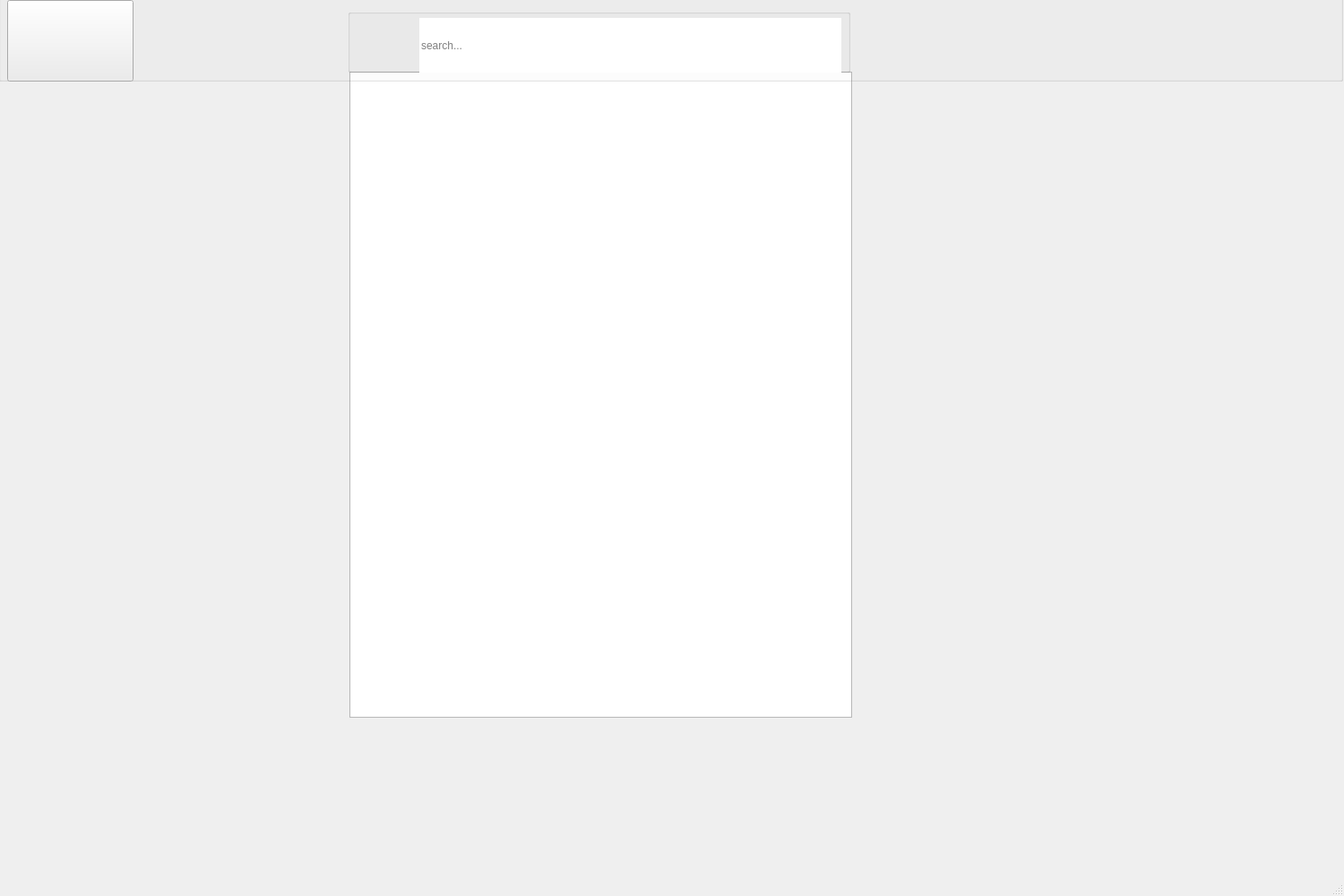
<?xml version="1.0" encoding="UTF-8"?>
<ui version="4.0">
 <class>search</class>
 <widget class="QMainWindow" name="search">
  <property name="geometry">
   <rect>
    <x>0</x>
    <y>0</y>
    <width>1500</width>
    <height>1000</height>
   </rect>
  </property>
  <property name="windowTitle">
   <string>MainWindow</string>
  </property>
  <widget class="QWidget" name="centralwidget">
   <widget class="QTableView" name="tableView">
    <property name="geometry">
     <rect>
      <x>390</x>
      <y>80</y>
      <width>561</width>
      <height>721</height>
     </rect>
    </property>
   </widget>
   <widget class="QGroupBox" name="groupBox">
    <property name="geometry">
     <rect>
      <x>-2</x>
      <y>-10</y>
      <width>1501</width>
      <height>101</height>
     </rect>
    </property>
    <property name="title">
     <string/>
    </property>
    <widget class="QGroupBox" name="searchBox">
     <property name="geometry">
      <rect>
       <x>390</x>
       <y>20</y>
       <width>561</width>
       <height>71</height>
      </rect>
     </property>
     <property name="title">
      <string/>
     </property>
     <widget class="QLineEdit" name="searchText">
      <property name="geometry">
       <rect>
        <x>80</x>
        <y>10</y>
        <width>471</width>
        <height>61</height>
       </rect>
      </property>
      <property name="styleSheet">
       <string notr="true">font: 10pt &quot;MS Shell Dlg 2&quot;;</string>
      </property>
      <property name="frame">
       <bool>false</bool>
      </property>
      <property name="placeholderText">
       <string>search...</string>
      </property>
     </widget>
     <widget class="QLabel" name="searchline">
      <property name="geometry">
       <rect>
        <x>0</x>
        <y>10</y>
        <width>81</width>
        <height>61</height>
       </rect>
      </property>
      <property name="frameShape">
       <enum>QFrame::NoFrame</enum>
      </property>
      <property name="text">
       <string/>
      </property>
     </widget>
    </widget>
    <widget class="QPushButton" name="pushButton">
     <property name="geometry">
      <rect>
       <x>10</x>
       <y>10</y>
       <width>141</width>
       <height>91</height>
      </rect>
     </property>
     <property name="palette">
      <palette>
       <active>
        <colorrole role="Button">
         <brush brushstyle="SolidPattern">
          <color alpha="255">
           <red>236</red>
           <green>236</green>
           <blue>236</blue>
          </color>
         </brush>
        </colorrole>
        <colorrole role="Base">
         <brush brushstyle="SolidPattern">
          <color alpha="255">
           <red>236</red>
           <green>236</green>
           <blue>236</blue>
          </color>
         </brush>
        </colorrole>
        <colorrole role="Window">
         <brush brushstyle="SolidPattern">
          <color alpha="255">
           <red>236</red>
           <green>236</green>
           <blue>236</blue>
          </color>
         </brush>
        </colorrole>
        <colorrole role="Shadow">
         <brush brushstyle="SolidPattern">
          <color alpha="255">
           <red>255</red>
           <green>255</green>
           <blue>255</blue>
          </color>
         </brush>
        </colorrole>
       </active>
       <inactive>
        <colorrole role="Button">
         <brush brushstyle="SolidPattern">
          <color alpha="255">
           <red>236</red>
           <green>236</green>
           <blue>236</blue>
          </color>
         </brush>
        </colorrole>
        <colorrole role="Base">
         <brush brushstyle="SolidPattern">
          <color alpha="255">
           <red>236</red>
           <green>236</green>
           <blue>236</blue>
          </color>
         </brush>
        </colorrole>
        <colorrole role="Window">
         <brush brushstyle="SolidPattern">
          <color alpha="255">
           <red>236</red>
           <green>236</green>
           <blue>236</blue>
          </color>
         </brush>
        </colorrole>
        <colorrole role="Shadow">
         <brush brushstyle="SolidPattern">
          <color alpha="255">
           <red>255</red>
           <green>255</green>
           <blue>255</blue>
          </color>
         </brush>
        </colorrole>
       </inactive>
       <disabled>
        <colorrole role="Button">
         <brush brushstyle="SolidPattern">
          <color alpha="255">
           <red>236</red>
           <green>236</green>
           <blue>236</blue>
          </color>
         </brush>
        </colorrole>
        <colorrole role="Base">
         <brush brushstyle="SolidPattern">
          <color alpha="255">
           <red>236</red>
           <green>236</green>
           <blue>236</blue>
          </color>
         </brush>
        </colorrole>
        <colorrole role="Window">
         <brush brushstyle="SolidPattern">
          <color alpha="255">
           <red>236</red>
           <green>236</green>
           <blue>236</blue>
          </color>
         </brush>
        </colorrole>
        <colorrole role="Shadow">
         <brush brushstyle="SolidPattern">
          <color alpha="255">
           <red>255</red>
           <green>255</green>
           <blue>255</blue>
          </color>
         </brush>
        </colorrole>
       </disabled>
      </palette>
     </property>
     <property name="cursor">
      <cursorShape>PointingHandCursor</cursorShape>
     </property>
     <property name="mouseTracking">
      <bool>false</bool>
     </property>
     <property name="focusPolicy">
      <enum>Qt::StrongFocus</enum>
     </property>
     <property name="toolTip">
      <string/>
     </property>
     <property name="styleSheet">
      <string notr="true">image: url(:/new/prefix1/icons8-back-50.png);
QPushButton#pushButton {
border: 2px solid gray;
}</string>
     </property>
     <property name="text">
      <string/>
     </property>
     <property name="checkable">
      <bool>false</bool>
     </property>
     <property name="checked">
      <bool>false</bool>
     </property>
     <property name="autoRepeat">
      <bool>false</bool>
     </property>
     <property name="autoExclusive">
      <bool>false</bool>
     </property>
     <property name="autoDefault">
      <bool>false</bool>
     </property>
     <property name="default">
      <bool>false</bool>
     </property>
    </widget>
   </widget>
  </widget>
  <widget class="QMenuBar" name="menubar">
   <property name="geometry">
    <rect>
     <x>0</x>
     <y>0</y>
     <width>1500</width>
     <height>21</height>
    </rect>
   </property>
  </widget>
  <widget class="QStatusBar" name="statusbar"/>
 </widget>
 <resources/>
 <connections/>
</ui>
